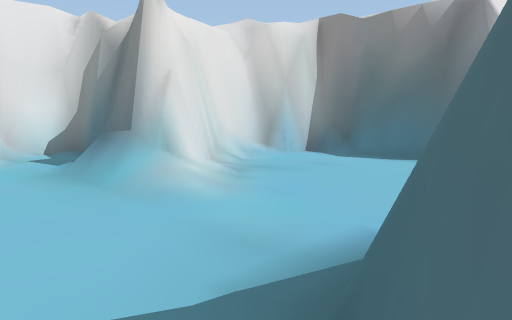
[1] (above)

19 first-person views from a walk through a scene from a Unity 3-D project. The camera is 1.2 m above the floor, tilts 6° down and sees 70° across. The floor is counted in squares, 2 m on a side. Each view is taken from the middle of a square. On the plan, view 1 faces up. The plan holds only what a view shows up to about 10 squares ahead; the rest is blank. The place goes on beyond the plan.

[2]
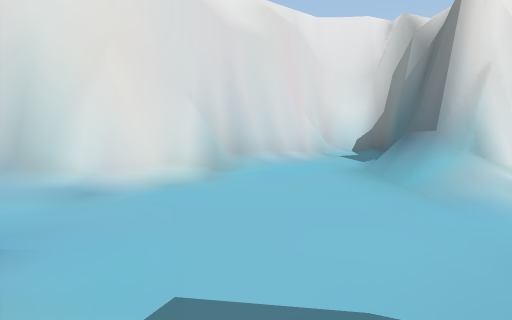

[3]
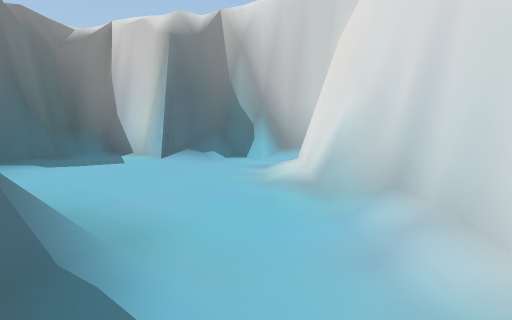

[4]
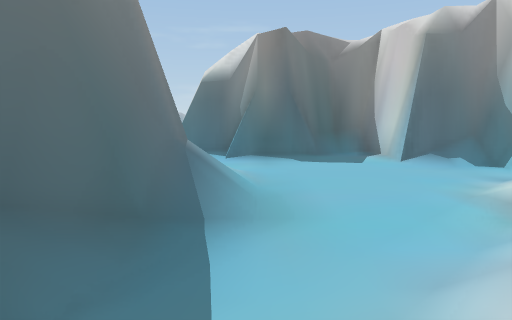

[5]
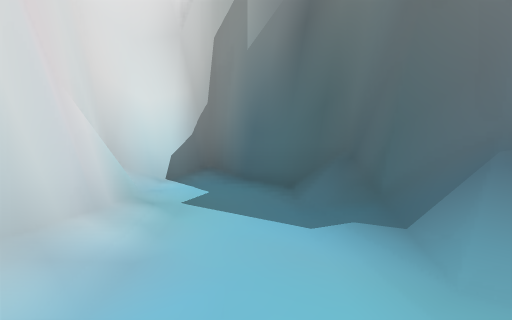

[6]
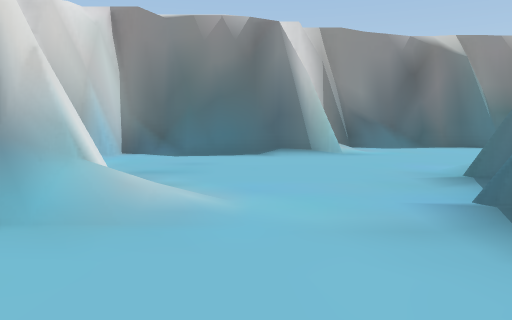

[7]
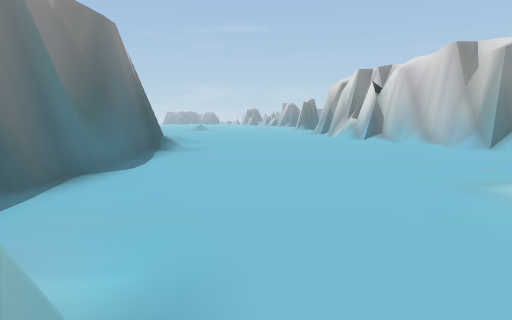

[8]
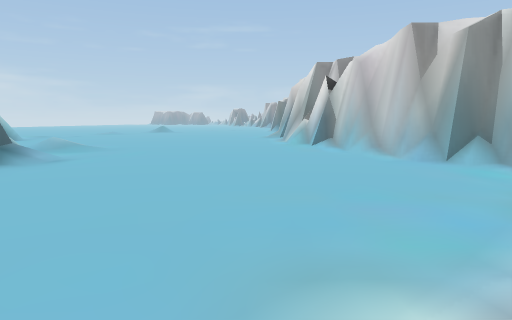

[9]
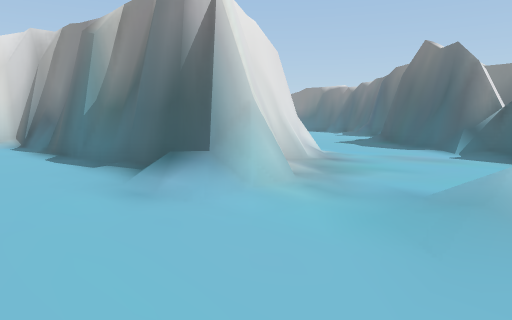

[10]
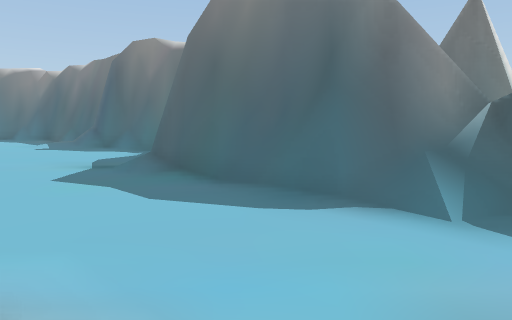

[11]
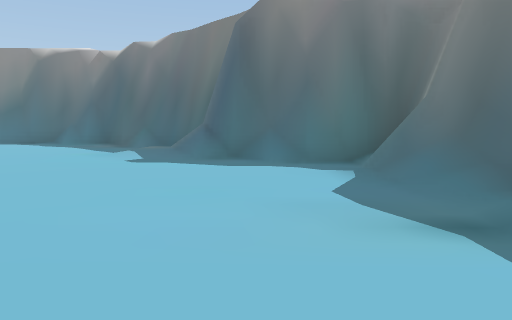

[12]
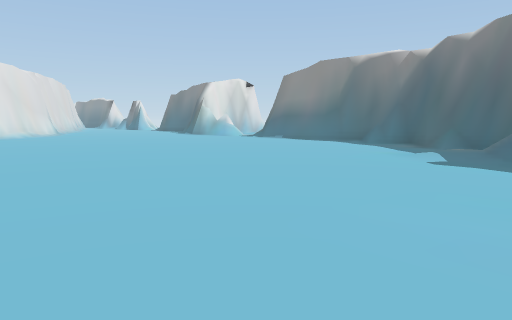

[13]
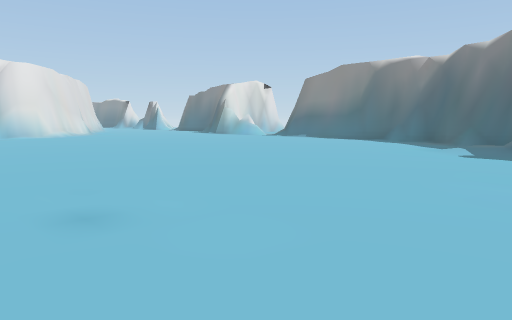

[14]
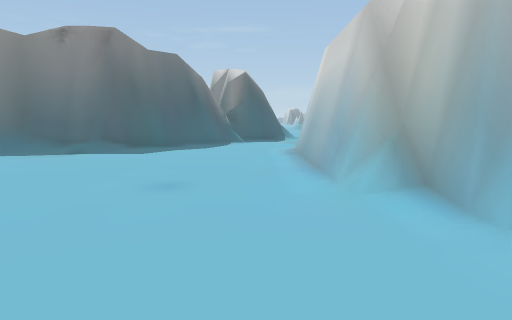

[15]
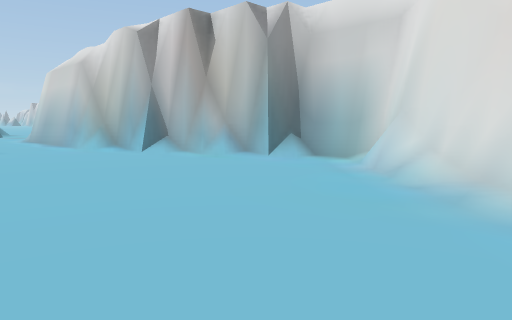

[16]
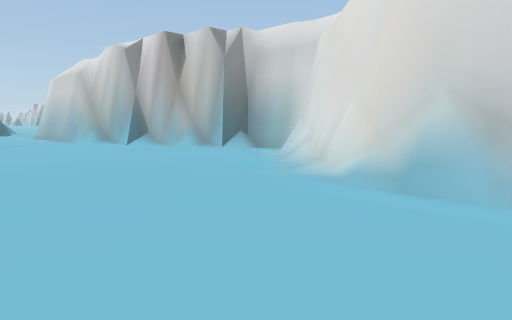

[17]
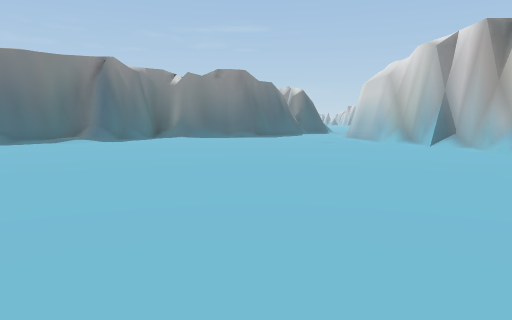

[18]
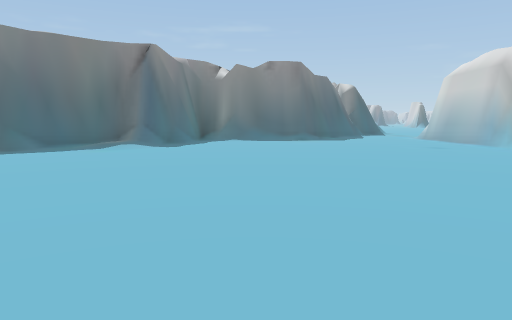

[19]
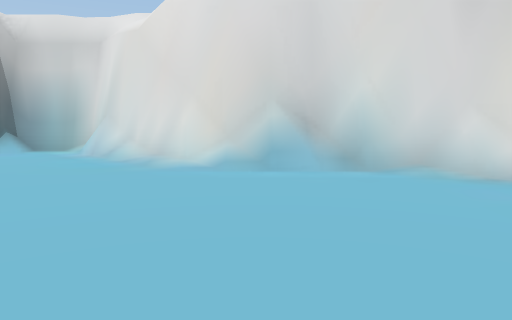

### Floor plan
Key: @ floor where view 1 was taken; # wall or solid block; . floor; / step, stairs or slope.
Columns run from 5 left of view 1 to 18 right of it. Each row starts with its distance up from view 1.
 18         .............#
 17       #..............##
 16       #/.............##
 15       ##/.............#
 14        #/...........//#
 13        ##............##
 12         #............##
 11         #.............#
 10         #............###
  9         ####.........#
  8     ####   ###......##
  7 #####/.##  ####.....#
  6 #/.##...##### ##....#
  5 ##.##.../#..#  ##...##
  4  #..#.......##  ##..##
  3  #...........####/../
  2  #.....//.....###.../
  1  #.../## ......##...
  0  #///@#  ......//..
 -1  ####/#  ........//
 -2     ###  ..........
 -3          .........
 -4          ........
 -5          ###....
 -6           ###..
 -7             ##

Where each view was taken, in squares from view 1:
view 1: 0 up, 0 right, facing up
view 2: 0 up, 0 right, facing up-left
view 3: 6 up, 3 left, facing down
view 4: 6 up, 4 left, facing down-right
view 5: 3 up, 3 left, facing up
view 6: 1 up, 2 left, facing up-right
view 7: 5 up, 3 right, facing down-right
view 8: 2 up, 3 right, facing down-right
view 9: 3 down, 11 right, facing up
view 10: 3 up, 12 right, facing up-right
view 11: 8 up, 12 right, facing up-right
view 12: 8 up, 12 right, facing up
view 13: 7 up, 11 right, facing up
view 14: 11 up, 7 right, facing down-right
view 15: 16 up, 5 right, facing down
view 16: 18 up, 4 right, facing down
view 17: 18 up, 4 right, facing down-right
view 18: 18 up, 7 right, facing down-right
view 19: 18 up, 6 right, facing down-left
